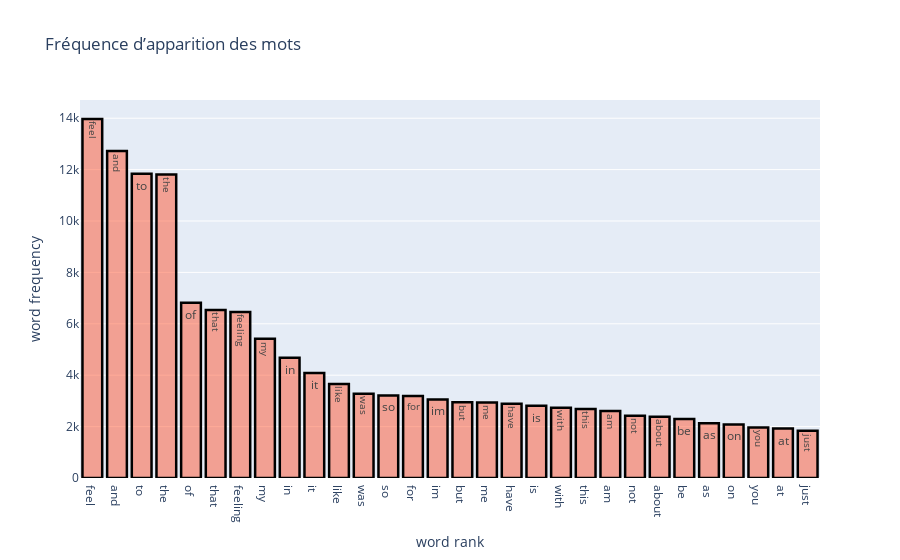

Source (notebook cell):
### Code cell
# freq = subsample(wrank)
# r = np.arange(len(freq))

trace = go.Bar(
                x = x_word.head(30),
                y = y_nbr,
                name = "Le score universitaire pour le transfert de connaissances par pays",
                marker = dict(color = 'rgba(255, 87, 51, 0.5)', line = dict(color ='rgb(0,0,0)',width =2.5)),
                text = df_up['Word'])

layout = go.Layout(barmode = "group",
                  title = 'Fréquence d’apparition des mots ',
                  yaxis = dict(title = 'word frequency'),
                  xaxis = dict(title = 'word rank'))
fig = go.Figure(data = trace, layout = layout)
iplot(fig)

### Figure 1 — Plotly figure (JSON) as saved in the notebook; plotly's stock layout.template omitted (floating-point values rounded to 4 significant figures)
{"data": [{"marker": {"color": "rgba(255, 87, 51, 0.5)", "line": {"color": "rgb(0,0,0)", "width": 2.5}}, "name": "Le score universitaire pour le transfert de connaissances par pays", "text": ["feel", "and", "to", "the", "of", "that", "feeling", "my", "in", "it", "like", "was", "so", "for", "im", "but", "me", "have", "is", "with", "this", "am", "not", "about", "be", "as", "on", "you", "at", "just", "when", "or", "all", "more", "because", "do", "can", "up", "he", "really", "by", "are", "very", "been", "if", "know", "had", "out", "her", "time", "what", "myself", "how", "from", "they", "little", "get", "now", "will", "being", "people", "would", "them", "she", "want", "some", "one", "an", "his", "him", "who", "still", "even", "think", "there", "ive", "life", "we", "its", "make", "bit", "something", "much", "could", "love", "going", "things", "no", "dont", "than", "way", "too", "day", "their", "into", "back", "has", "go", "which", "don"], "type": "bar", "x": ["feel", "and", "to", "the", "of", "that", "feeling", "my", "in", "it", "like", "was", "so", "for", "im", "but", "me", "have", "is", "with", "this", "am", "not", "about", "be", "as", "on", "you", "at", "just"], "y": [13973, 12721, 11835, 11808, 6824, 6540, 6461, 5422, 4679, 4087, 3661, 3279, 3211, 3189, 3055, 2948, 2942, 2887, 2808, 2735, 2685, 2608, 2419, 2385, 2297, 2134, 2077, 1962, 1925, 1839, 1819, 1609, 1504, 1474, 1464, 1349, 1240, 1229, 1208, 1201, 1197, 1169, 1143, 1127, 1096, 1091, 1088, 1083, 1083, 1032, 1021, 1007, 978, 968, 968, 960, 947, 920, 910, 874, 865, 847, 836, 815, 811, 803, 802, 800, 799, 797, 792, 759, 746, 744, 727, 723, 694, 683, 673, 656, 650, 646, 643, 627, 620, 616, 615, 610, 596, 593, 593, 558, 558, 545, 544, 540, 536, 513, 510, 509]}], "layout": {"barmode": "group", "title": {"text": "Fréquence d’apparition des mots "}, "xaxis": {"title": {"text": "word rank"}}, "yaxis": {"title": {"text": "word frequency"}}}}
